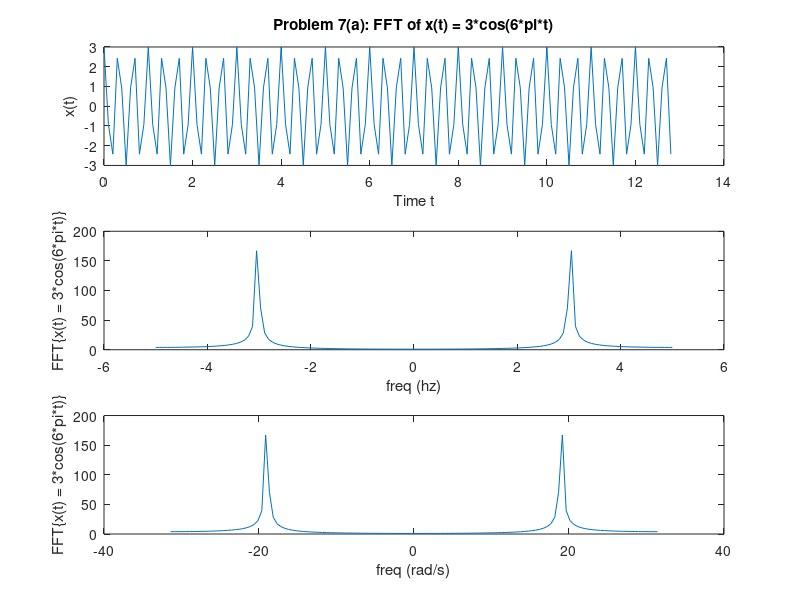

The MATLAB script that drew this image:
%Andrew Simon
%EECE 4510
%HW 1
%Blanford text, Ch3 problem 38

%Code to reset figures and data before run
clear all, close all

%Define known parameters
n = 128+1;  % Number of points (+1 to center freq domain at 0)
Ts = 0.1;   % Sampling period

%Create function handle of given signal
ft = @(t) 3*cos(6*pi*t);

%Define time & freq range of samples
t = 0:Ts:Ts*(n-1);
hz = linspace(-0.5/Ts, 0.5/Ts, n);
w = hz*2*pi;

%Calculate output values of samples
xt = ft(t);

%Find FFT of sample sequence
XT = fft(xt,n);
Fxt = fftshift(XT);

%Plot results
figure(11), grid on

%Time domain function
subplot(311)
plot(t,xt)
xlabel('Time t'), ylabel('x(t)')
title('Problem 7(a): FFT of x(t) = 3*cos(6*pi*t)')

%Freq domain transform (x-axis = freq in hz)
subplot(312)
plot(hz,abs(Fxt))
xlabel('freq (hz)'), ylabel('FFT{x(t) = 3*cos(6*pi*t)}','Interpreter','none')

%Freq domain transform (x-axis = freq in rad/s)
subplot(313)
plot(w,abs(Fxt))
xlabel('freq (rad/s)'), ylabel('FFT{x(t) = 3*cos(6*pi*t)}','Interpreter','none')